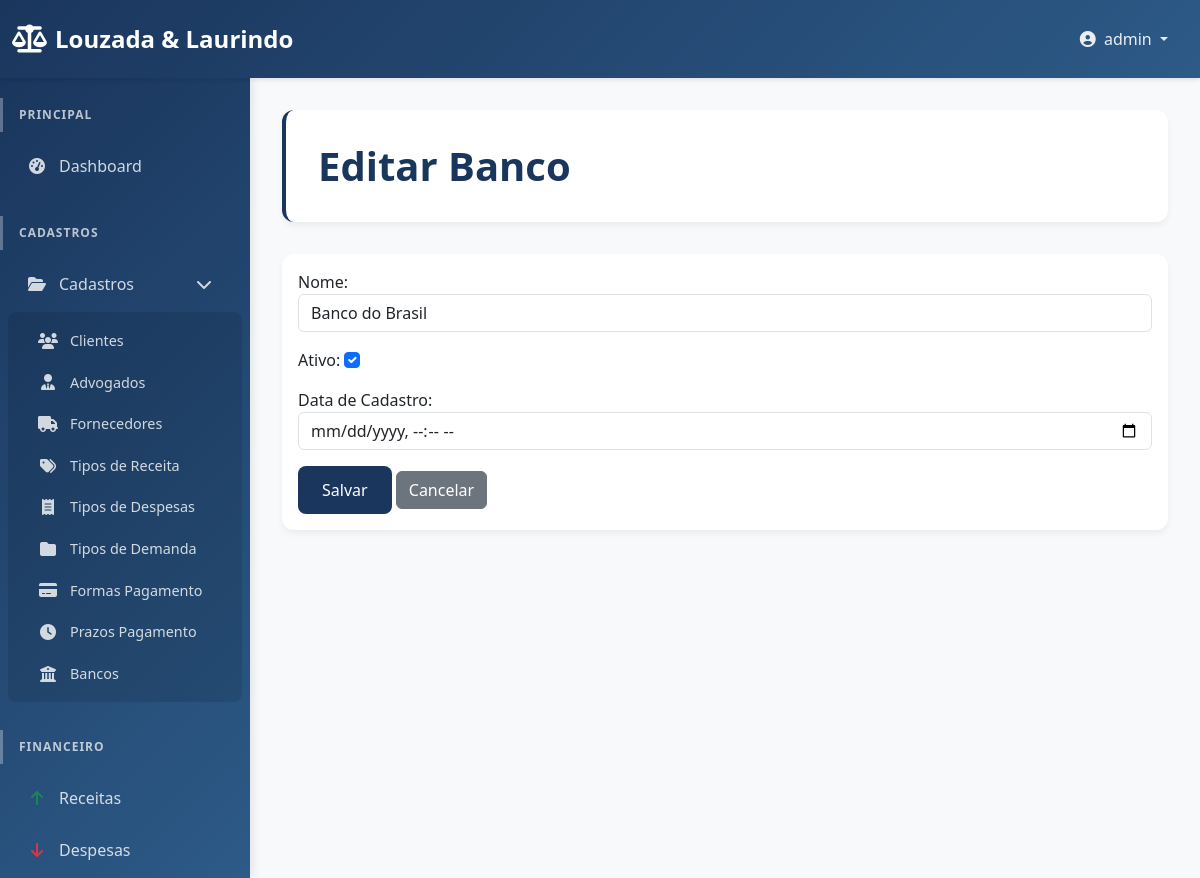
The page /dashboard/banco/1/edit/ (signed in) on the database its author committed.
### users/models.py (models this page shows, shortened)
class Lawyer(AbstractUser):
    cpf = models.CharField(max_length=14, unique=True, blank=True, null=True, verbose_name="CPF")
    oab_number = models.CharField(max_length=20, blank=True, null=True, verbose_name="Número OAB")
    STATE_CHOICES = [
        ('AC', 'Acre'), ('AL', 'Alagoas'), ('AP', 'Amapá'), ('AM', 'Amazonas'),
        ('BA', 'Bahia'), ('CE', 'Ceará'), ('DF', 'Distrito Federal'), ('ES', 'Espírito Santo'),
        ('GO', 'Goiás'), ('MA', 'Maranhão'), ('MT', 'Mato Grosso'), ('MS', 'Mato Grosso do Sul'),
        ('MG', 'Minas Gerais'), ('PA', 'Pará'), ('PB', 'Paraíba'), ('PR', 'Paraná'),
        ('PE', 'Pernambuco'), ('PI', 'Piauí'), ('RJ', 'Rio de Janeiro'), ('RN', 'Rio Grande do Norte'),
        ('RS', 'Rio Grande do Sul'), ('RO', 'Rondônia'), ('RR', 'Roraima'), ('SC', 'Santa Catarina'),
        ('SP', 'São Paulo'), ('SE', 'Sergipe'), ('TO', 'Tocantins'),
    ]
    oab_section = models.CharField(max_length=2, choices=STATE_CHOICES, blank=True, null=True, verbose_name="Seccional OAB")
    phone = models.CharField(max_length=20, blank=True, null=True, verbose_name="Telefone")
    pix_key = models.CharField(max_length=255, blank=True, null=True, verbose_name="Chave PIX")
    professional_address = models.TextField(blank=True, null=True, verbose_name="Endereço Profissional")
    registration_date = models.DateField(default=timezone.now, verbose_name="Data de Cadastro")
    enable_publications = models.BooleanField(default=False, verbose_name="Publicações Ativadas")
    enable_login = models.BooleanField(default=True, verbose_name="Login Ativado")
    groups = models.ManyToManyField(
        'auth.Group',
        verbose_name='groups',
        blank=True,
        help_text='The groups this user belongs to. A user will get all permissions granted to each of their groups.',
        related_name="lawyer_set",
        related_query_name="lawyer",
    )
    user_permissions = models.ManyToManyField(
        'auth.Permission',
        verbose_name='user permissions',
        blank=True,
        help_text='Specific permissions for this user.',
        related_name="lawyer_set",
        related_query_name="lawyer",
    )

### dashboard/models.py (models this page shows, shortened)
class Banco(models.Model):
    nome = models.CharField(max_length=100, verbose_name="Nome")
    ativo = models.BooleanField(default=True, verbose_name="Ativo")
    data_cadastro = models.DateTimeField(default=timezone.now, verbose_name="Data de Cadastro")
    class Meta:
        verbose_name = "Banco"
        verbose_name_plural = "Bancos"

### dashboard/views.py (the view)
# urls.py: path('banco/<int:pk>/edit/', views.banco_update, name='banco_update'),
@login_required
def banco_update(request, pk):
    banco = get_object_or_404(Banco, pk=pk)
    if request.method == 'POST':
        form = BancoForm(request.POST, instance=banco)
        if form.is_valid():
            form.save()
            messages.success(request, 'Banco atualizado com sucesso!')
            return redirect('dashboard:banco_list')
    else:
        form = BancoForm(instance=banco)
    return render(request, 'dashboard/banco_form.html', {
        'form': form,
        'form_title': 'Editar Banco',
        'button_text': 'Salvar'
    })

### dashboard/forms.py
class BancoForm(forms.ModelForm):
    class Meta:
        model = Banco
        fields = ['nome', 'ativo', 'data_cadastro']
        widgets = {
            'nome': forms.TextInput(attrs={'class': 'form-control', 'placeholder': 'Nome do banco'}),
            'ativo': forms.CheckboxInput(attrs={'class': 'form-check-input'}),
            'data_cadastro': forms.DateTimeInput(attrs={'class': 'form-control', 'type': 'datetime-local'}),
        }

### dashboard/templates/dashboard/banco_form.html (shortened to what this page needs)
{% extends 'dashboard/base.html' %}
{% block content %}
<div class="page-header">
    <h1>{{ form_title }}</h1>
</div>
<div class="card">
    <div class="card-body">
        <form method="post">
            {{ form.as_p }}
            <button type="submit" class="btn btn-primary">{{ button_text }}</button>
            <a href="{% url 'dashboard:banco_list' %}" class="btn btn-secondary">Cancelar</a>
        </form>
    </div>
</div>
{% endblock %}

### dashboard/templates/dashboard/base.html (shortened to what this page needs)
<!doctype html>
<html lang="pt-BR">
<head>
    <link href="https://cdn.jsdelivr.net/npm/bootstrap@5.3.3/dist/css/bootstrap.min.css" rel="stylesheet">
    <link href="https://cdnjs.cloudflare.com/ajax/libs/font-awesome/6.4.0/css/all.min.css" rel="stylesheet">
    {% load static %}
    <link href="{% static 'dashboard/css/custom.css' %}" rel="stylesheet">
</head>
<body>
    {% if user.is_authenticated %}
    <nav class="navbar navbar-expand-lg navbar-dark sticky-top">
        <div class="container-fluid">
            <a class="navbar-brand" href="{% url 'dashboard:home' %}">
                <i class="fas fa-balance-scale"></i>
                Louzada & Laurindo
            </a>
            <div class="collapse navbar-collapse" id="navbarNav">
                <ul class="navbar-nav ms-auto">
                    <li class="nav-item dropdown">
                        <a class="nav-link dropdown-toggle" href="#" id="navbarDropdown" role="button" data-bs-toggle="dropdown" aria-expanded="false">
                            <i class="fas fa-user-circle me-1"></i>
                            {{ user.get_full_name|default:user.username }}
                        </a>
                    </li>
                </ul>
            </div>
        </div>
    </nav>
    <div class="d-flex">
        <div class="offcanvas-lg offcanvas-start sidebar" tabindex="-1" id="sidebarMenu" aria-labelledby="sidebarMenuLabel">
            <div class="offcanvas-body d-flex flex-column">
                <nav class="nav flex-column flex-grow-1">
                    <div class="nav-section">
                        <div class="nav-section-title">Principal</div>
                        <ul class="nav flex-column">
                            <li class="nav-item">
                                <a class="nav-link {% if request.resolver_match.url_name == 'home' %}active{% endif %}" href="{% url 'dashboard:home' %}">
                                    <i class="fas fa-tachometer-alt"></i>
                                    Dashboard
                                </a>
                            </li>
                        </ul>
                    </div>
                    <div class="nav-section">
                        <div class="nav-section-title">Cadastros</div>
                        <ul class="nav flex-column">
                            <li class="nav-item">
                                <a class="nav-link" data-bs-toggle="collapse" href="#cadastros-submenu" role="button" aria-expanded="true" aria-controls="cadastros-submenu">
                                    <i class="fas fa-folder-open"></i>
                                    Cadastros
                                    <i class="fas fa-chevron-down ms-auto"></i>
                                </a>
                                <div class="collapse show submenu" id="cadastros-submenu">
                                    <ul class="nav flex-column">
                                        <li class="nav-item">
                                            <a class="nav-link {% if request.resolver_match.url_name == 'clients' %}active{% endif %}" href="{% url 'dashboard:clients' %}">
                                                <i class="fas fa-users"></i>
                                                Clientes
                                            </a>
                                        </li>
                                        <li class="nav-item">
                                            <a class="nav-link {% if request.resolver_match.url_name == 'lawyers' %}active{% endif %}" href="{% url 'dashboard:lawyers' %}">
                                                <i class="fas fa-user-tie"></i>
                                                Advogados
                                            </a>
                                        </li>
                                        <li class="nav-item">
                                            <a class="nav-link" href="#">
                                                <i class="fas fa-truck"></i>
                                                Fornecedores
                                            </a>
                                        </li>
                                        <li class="nav-item">
                                <a class="nav-link" href="{% url 'dashboard:tipo_receita_list' %}">
                                    <i class="fas fa-tags"></i>
                                    Tipos de Receita
                                </a>
                            </li>
                                        <li class="nav-item">
                                            <a class="nav-link" href="{% url 'dashboard:tipo_despesa_list' %}">
                                                <i class="fas fa-receipt"></i>
                                                Tipos de Despesas
                                            </a>
                                        </li>
                                        <li class="nav-item">
                                            <a class="nav-link" href="{% url 'dashboard:tipo_demanda_list' %}">
                                                <i class="fas fa-folder"></i>
                                                Tipos de Demanda
                                            </a>
                                        </li>
                                        <li class="nav-item">
                                            <a class="nav-link" href="{% url 'dashboard:forma_pagamento_list' %}">
                                                <i class="fas fa-credit-card"></i>
                                                Formas Pagamento
                                            </a>
                                        </li>
                                        <li class="nav-item">
                                            <a class="nav-link" href="{% url 'dashboard:prazo_pagamento_list' %}">
                                                <i class="fas fa-clock"></i>
                                                Prazos Pagamento
                                            </a>
                                        </li>
                                        <li class="nav-item">
                                            <a class="nav-link" href="{% url 'dashboard:banco_list' %}">
                                                <i class="fas fa-university"></i>
                                                Bancos
                                            </a>
                                        </li>
                                    </ul>
                                </div>
                            </li>
                        </ul>
                    </div>
                    <div class="nav-section">
                        <div class="nav-section-title">Financeiro</div>
                        <ul class="nav flex-column">
                            <li class="nav-item">
                                <a class="nav-link" href="{% url 'dashboard:receitas' %}">
                                    <i class="fas fa-arrow-up text-success"></i>
                                    Receitas
                                </a>
                            </li>
                            <li class="nav-item">
                                <a class="nav-link" href="#">
                                    <i class="fas fa-arrow-down text-danger"></i>
                                    Despesas
                                </a>
                            </li>
                        </ul>
                    </div>
                </nav>
            </div>
        </div>
        <div class="main-content flex-grow-1">
            {% block content %}
            {% endblock %}
        </div>
    </div>
    {% else %}
    <div class="container-fluid h-100">
        {% block login_content %}
        {% endblock %}
    </div>
    {% endif %}
</body>
</html>

### dashboard/static/dashboard/css/custom.css (style rules this page uses)
.sidebar { flex: 0 0 250px; background-color: #343a40; color: white; padding-top: 20px; height: 100vh; overflow-y: auto; position: sticky; top: 0; }
.sidebar a { color: white; text-decoration: none; display: block; padding: 10px 15px; }
.sidebar .nav-link { padding-left: 25px; }
.main-content { flex-grow: 1; padding: 20px; overflow-y: auto; }

### dashboard/templates/dashboard/base.html (style rules this page uses)
:root { --primary-color: #1a365d; --secondary-color: #2d5a87; --success-color: #28a745; --warning-color: #ffc107; --danger-color: #dc3545; --info-color: #17a2b8; --sidebar-width: 280px; }
body { font-family: 'Segoe UI', Tahoma, Geneva, Verdana, sans-serif; background-color: #f8f9fa; }
.navbar { background: linear-gradient(135deg, var(--primary-color) 0%, var(--secondary-color) 100%) !important; box-shadow: 0 2px 4px rgba(0,0,0,0.1); padding: 1rem 0; }
.navbar-brand { font-weight: 600; font-size: 1.5rem; color: white !important; display: flex; align-items: center; gap: 0.5rem; }
.navbar-brand i { font-size: 1.75rem; }
.navbar-nav .nav-link { color: rgba(255,255,255,0.9) !important; font-weight: 500; padding: 0.5rem 1rem !important; border-radius: 8px; transition: all 0.3s ease; margin: 0 0.25rem; }
.sidebar { width: var(--sidebar-width) !important; background: linear-gradient(135deg, var(--primary-color) 0%, var(--secondary-color) 100%) !important; border: none !important; box-shadow: 2px 0 10px rgba(0,0,0,0.1); }
.offcanvas-body { padding: 1.5rem 0; }
.nav-section { margin-bottom: 1.5rem; }
.nav-section-title { padding: 0.5rem 1rem; font-size: 0.75rem; text-transform: uppercase; letter-spacing: 1px; color: rgba(255,255,255,0.7); font-weight: 600; margin-bottom: 0.5rem; border-left: 3px solid rgba(255,255,255,0.3); }
.sidebar .nav-link { color: rgba(255,255,255,0.8) !important; padding: 0.75rem 1rem !important; margin: 0.125rem 0.5rem !important; border-radius: 8px !important; transition: all 0.3s ease; display: flex; align-items: center; font-weight: 500; border-left: 3px solid transparent; }
.sidebar .nav-link i { width: 20px; margin-right: 12px; text-align: center; font-size: 1rem; }
.submenu { background-color: rgba(0,0,0,0.1); border-radius: 8px; margin: 0.25rem 0.5rem; padding: 0.5rem 0; }
.submenu .nav-link { margin: 0.125rem 0.75rem !important; padding: 0.5rem 1rem !important; font-size: 0.9rem; border-left: 2px solid transparent; }
.main-content { padding: 2rem !important; min-height: 100vh; background-color: #f8f9fa; }
.card { border: none; border-radius: 12px; box-shadow: 0 4px 6px rgba(0,0,0,0.05); transition: all 0.3s ease; }
.btn-primary { background: var(--primary-color); border: none; border-radius: 8px; padding: 0.75rem 1.5rem; font-weight: 500; transition: all 0.3s ease; }
.page-header { background: white; padding: 2rem; border-radius: 12px; box-shadow: 0 4px 6px rgba(0,0,0,0.05); margin-bottom: 2rem; border-left: 4px solid var(--primary-color); }
.page-header h1 { margin: 0; color: var(--primary-color); font-weight: 600; }

### rows shown on the page
Lawyer: get_full_name "admin"
Banco: nome "Banco do Brasil", ativo "☑"

### other values the page prints
{{ button_text }} "Salvar"
